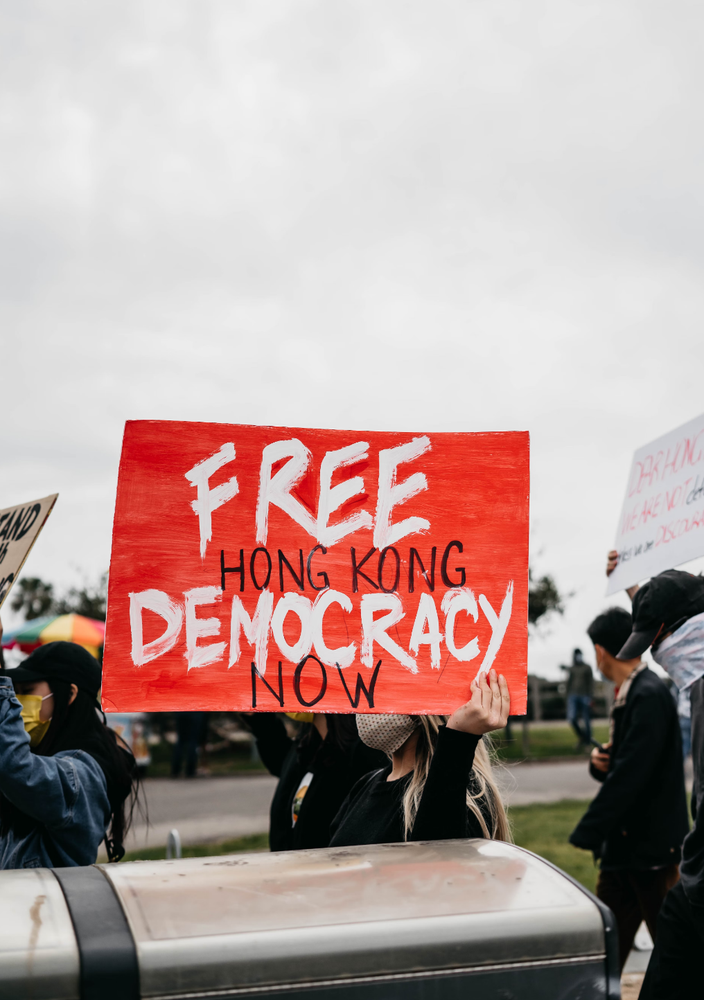
#> input picture LAB_2D_05/images/hong.png, 704 x 1000 px, shrunk from 1016 x 1444 before the run
$ jupyter execute lab2d_05.ipynb
#> lines starting #> are read from the running program, lines starting #| are printed output that depends on the picture
[cell 1]
import cv2 as cv
import matplotlib.pyplot as plt
import numpy as np

## Задание 1:
### Исправьте код применения оператора Собеля, который мы писали на занятии, таким образом, чтобы оператор применялся по обоим направлениям (x и y).

[cell 2]
img = cv.imread("images/hong.png", 0)
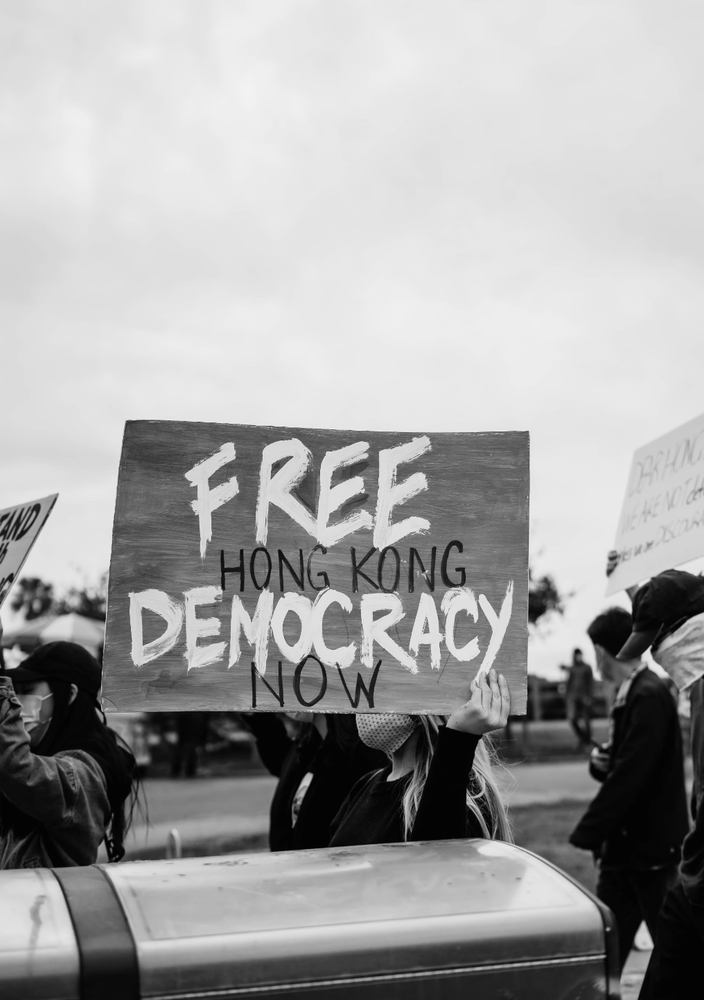
#> img: shape (1000, 704); min 0, max 246, mean 163.5
plt.imshow(img, cmap="gray")

[cell 3]
sobelx = cv.Sobel(img, cv.CV_64F, 1, 0, ksize=5)
sobely = cv.Sobel(img, cv.CV_64F, 0, 1, ksize=5)
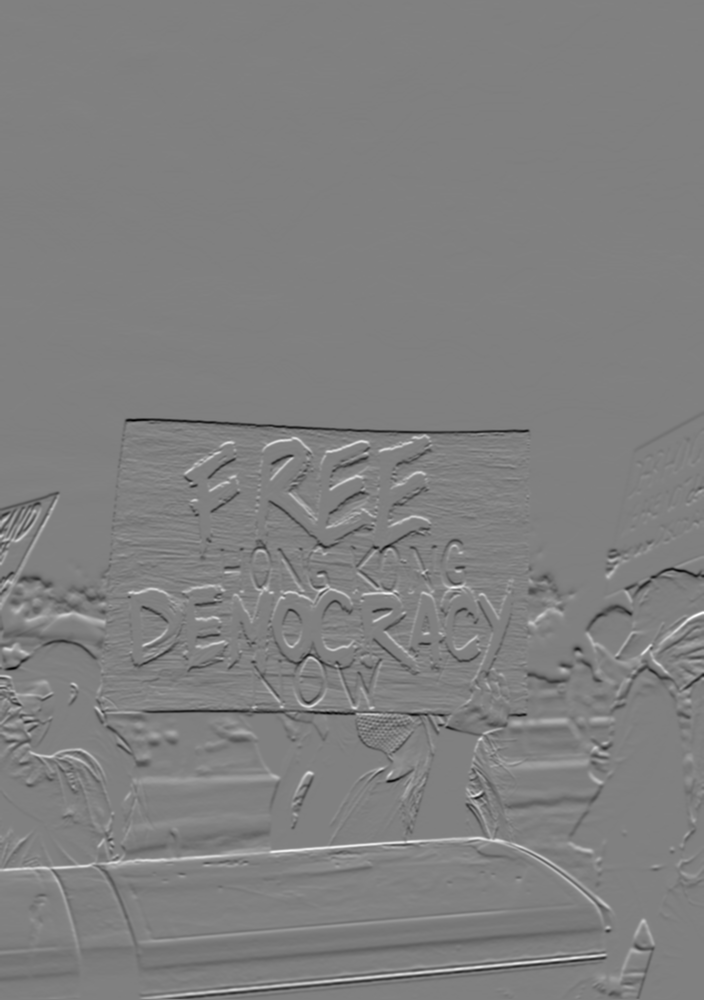
#> sobely: shape (1000, 704) float64; min -8572, max 8450, mean -24.8; drawn with min black and max white
plt.imshow(sobely, cmap="gray")

[cell 4]
abs_sobel_x = cv.convertScaleAbs(sobelx)
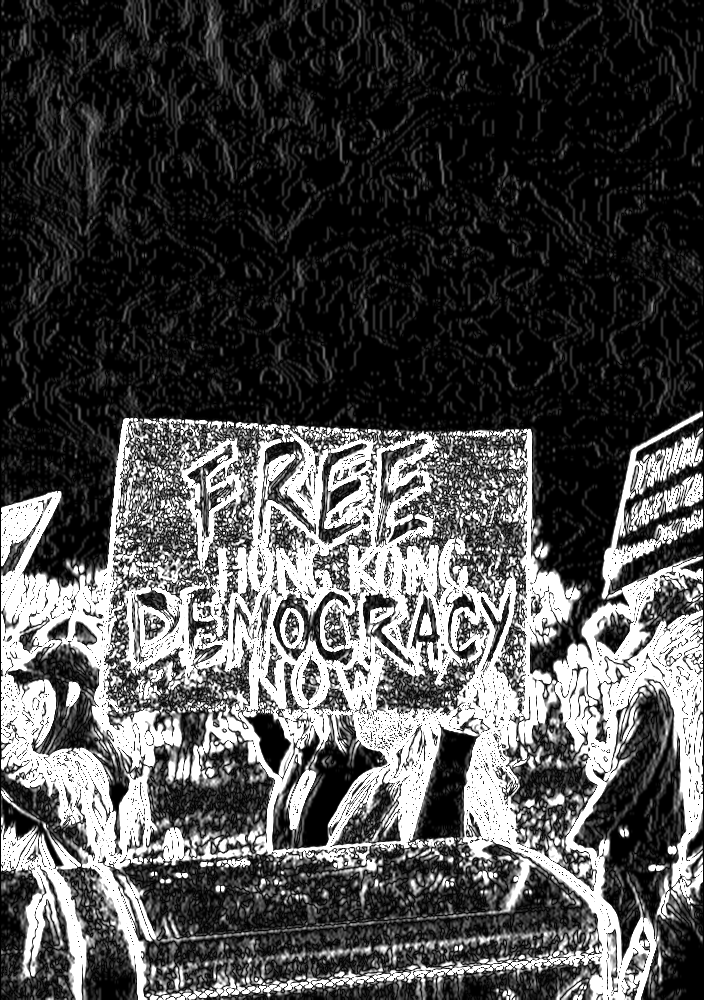
#> abs_sobel_x: shape (1000, 704); min 0, max 255, mean 76.7
abs_sobel_y = cv.convertScaleAbs(sobely)
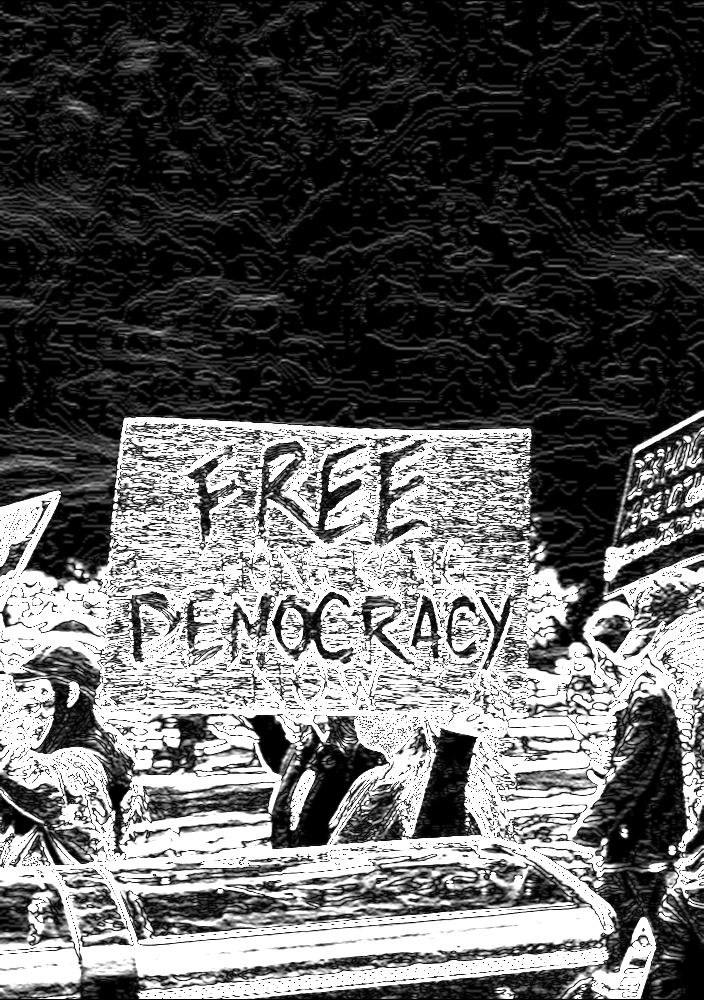
#> abs_sobel_y: shape (1000, 704); min 0, max 255, mean 94.5
grad = cv.addWeighted(abs_sobel_x, 0.5, abs_sobel_y, 0.5, 0)
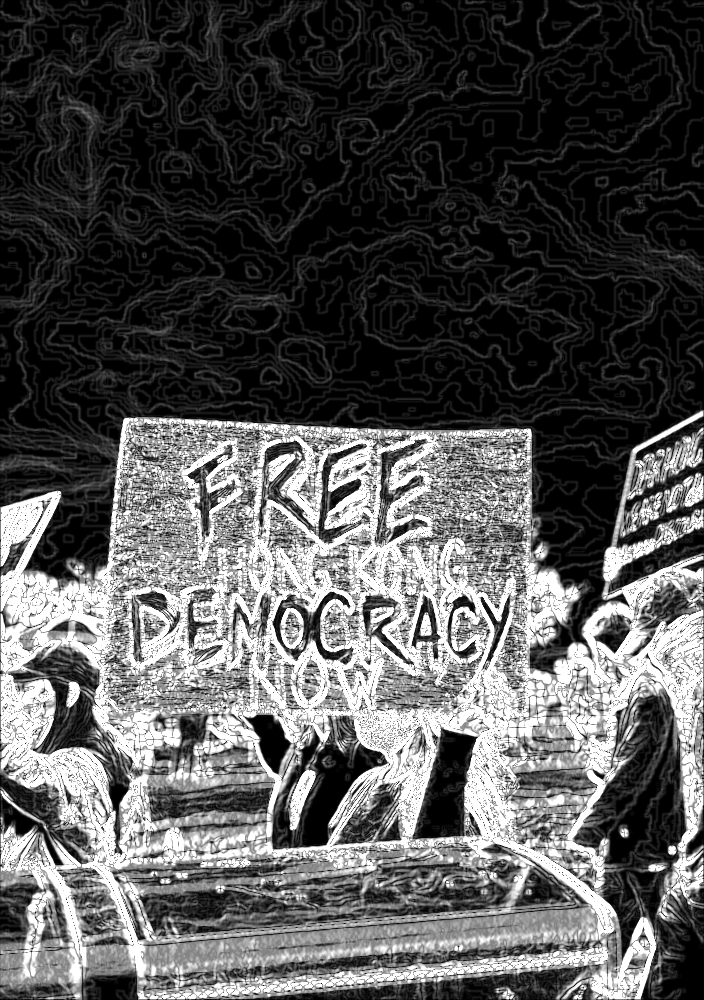
#> grad: shape (1000, 704); min 0, max 255, mean 85.6
plt.imshow(grad, cmap="gray")

## Задание 2:
### На занятии мы попробовали несколько фильтров различного назначения (это размытие, устранение шумов, выделение границ и тд). Каждый алгоритм, осуществляющий фильтрацию изображения, обычно имеет несколько параметров, влияющих на результат (размер ядра и тд). И для того, чтобы понять, какое именно влияние оказывают каждый из параметров или их комбинация, может потребоваться перезапустить код много раз с разными значениями параметров, что не удобно.
### Поэтому в этом задании вам предлагается создать оконное приложение, отображающее результат применения того или иного фильтра (можете выбрать любой, например, Canny), интерфейс (кнопки, чек-боксы, ползунки и тд), позволяющий варьировать значения параметров фильтра и смотреть, как это влияет на результат в реальном времени (обновляя выводимое изображение).
#### Пример реализации такого интерфейса на OpenCV можно найти здесь: https://docs.opencv.org/4.x/d9/dc8/tutorial_py_trackbar.html

[cell 5]
def nothing(x):
    pass
# Create a black image, a window
cv.namedWindow('image')
# create trackbars for color change
cv.createTrackbar('Gx','image',0,500,nothing)
cv.createTrackbar('Gy','image',0,500,nothing)
# create switch for ON/OFF functionality
switch = '0 : OFF \n1 : ON'
cv.createTrackbar(switch, 'image',0,1,nothing)
while(1):
    cv.imshow('image',img)
    k = cv.waitKey(1) & 0xFF
#> (key Esc is pressed here)
    if k == 27:
        break
    # get current positions of four trackbars
    gx = cv.getTrackbarPos('Gx','image')
    gy = cv.getTrackbarPos('Gy','image')
    s = cv.getTrackbarPos(switch,'image')
    if s == 0:
        img = cv.imread("images/hong.png", 0)
    else:
        img = cv.imread("images/hong.png", 0)
        img = cv.Canny(img,gx,gy)
cv.destroyAllWindows()

## Задание 3:
### К изображению hong.png из папки необходимо подобрать такую морфологическую операцию, чтобы устранить с таблички слова, написанные черным цветом

[cell 6]
img = cv.imread("images/hong.png", 0)
plt.imshow(img, cmap="gray")

[cell 7]
assert img is not None, "file could not be read, check with os.path.exists()"
kernel = np.ones((5,5),np.uint8)
dilation = cv.dilate(img,kernel,iterations = 2)
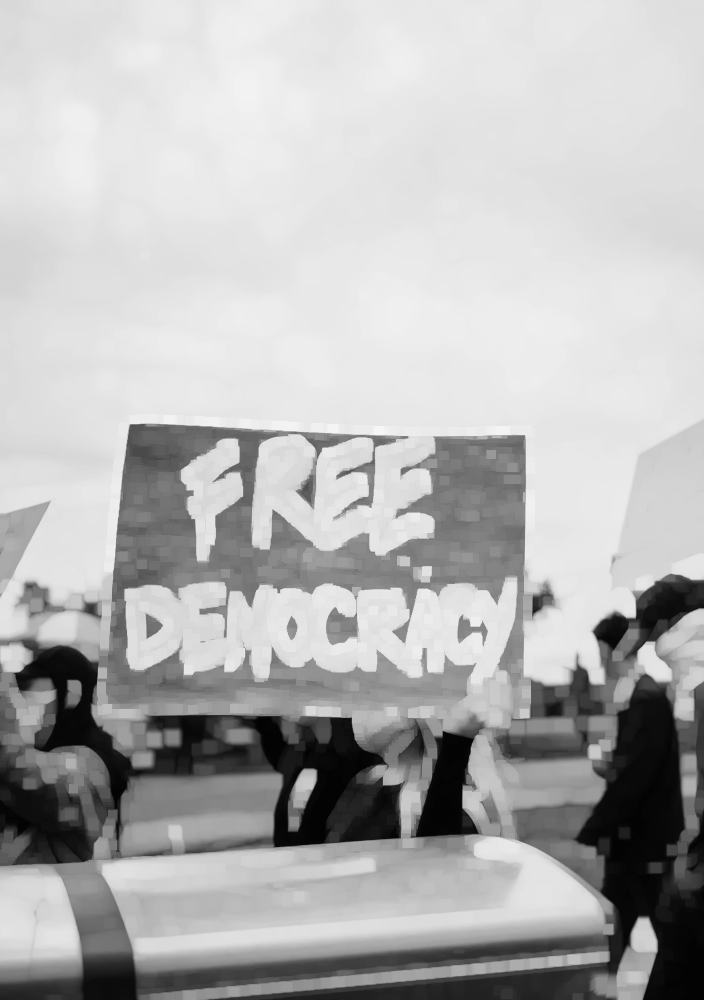
#> dilation: shape (1000, 704); min 3, max 246, mean 180.6
plt.imshow(dilation, cmap="gray")
